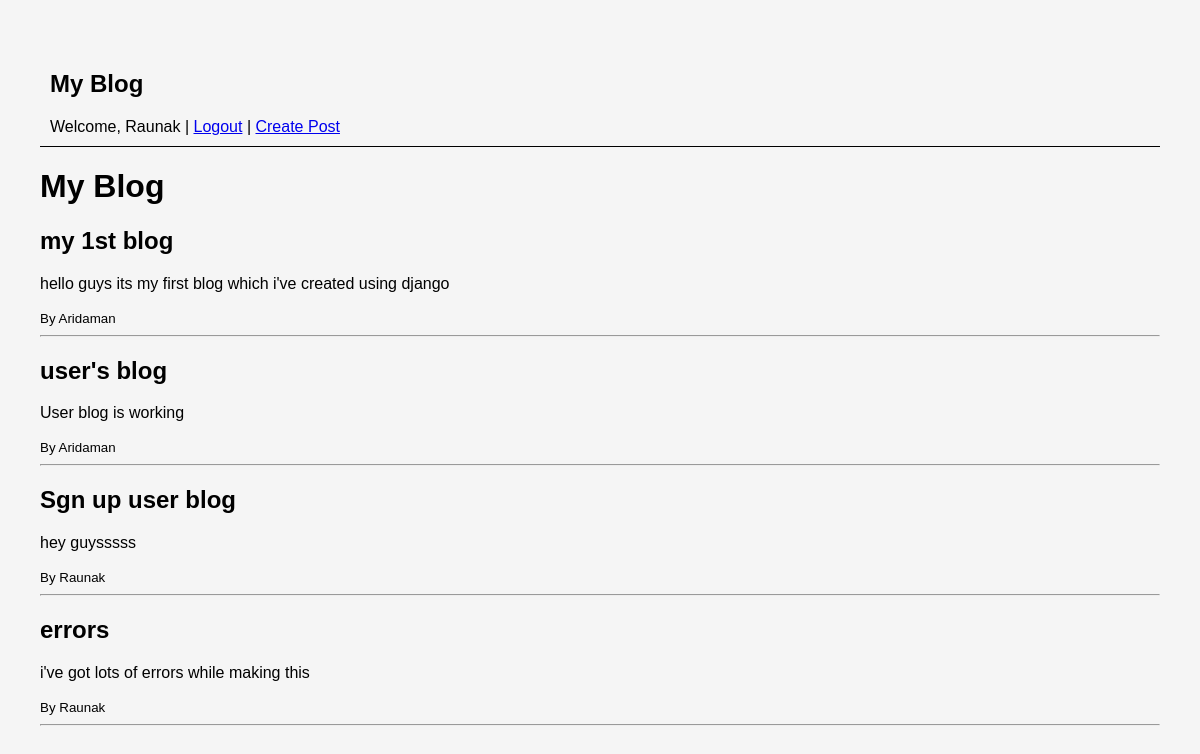
Screenshot of / (signed in) with the database file from the repository.
### blog/models.py (models this page shows, shortened)
class Post(models.Model):
    title = models.CharField(max_length=200)
    content = models.TextField()
    author = models.ForeignKey(User,on_delete=models.CASCADE)

### blog/views.py (the view)
# urls.py: path('', views.home, name='home'),
def home(request):
    posts = Post.objects.all()
    return render(request, 'blog/home.html', {'posts': posts})

### blog/templates/blog/home.html (shortened to what this page needs)
{% extends 'blog/base.html' %}
{% block content %}
<h1>My Blog</h1>
{% for post in posts %}
    <h2>{{ post.title }}</h2>
    <p>{{ post.content }}</p>
    <small>By {{ post.author.username }}</small>
    <hr>
{% endfor %}
{% endblock %}

### blog/templates/blog/base.html (shortened to what this page needs)
<!DOCTYPE html>
<html>
<head>
</head>
<body>
<div style="border-bottom:1px solid black; padding:10px;">
    <h2>My Blog</h2>
    {% if user.is_authenticated %}
        Welcome, {{ user.username }} |
        <a href="/logout/">Logout</a> |
        <a href="/create/">Create Post</a>
    {% else %}
        <a href="/login/">Login</a> |
        <a href="/signup/">Signup</a>
    {% endif %}
</div>
{% block content %}
{% endblock %}
</body>
</html>

### blog/templates/blog/base.html (style rules this page uses)
body { font-family: Arial; margin: 40px; background: #f5f5f5; }

### rows the page displays
Post: title "my 1st blog", content "hello guys its my first blog which i've created using django", author.username "Aridaman"
Post: title "user's blog", content "User blog is working", author.username "Aridaman"
Post: title "Sgn up user blog", content "hey guysssss", author.username "Raunak"
Post: title "errors", content "i've got lots of errors while making this", author.username "Raunak"

### other values shown
{{ user.username }} "Raunak"
